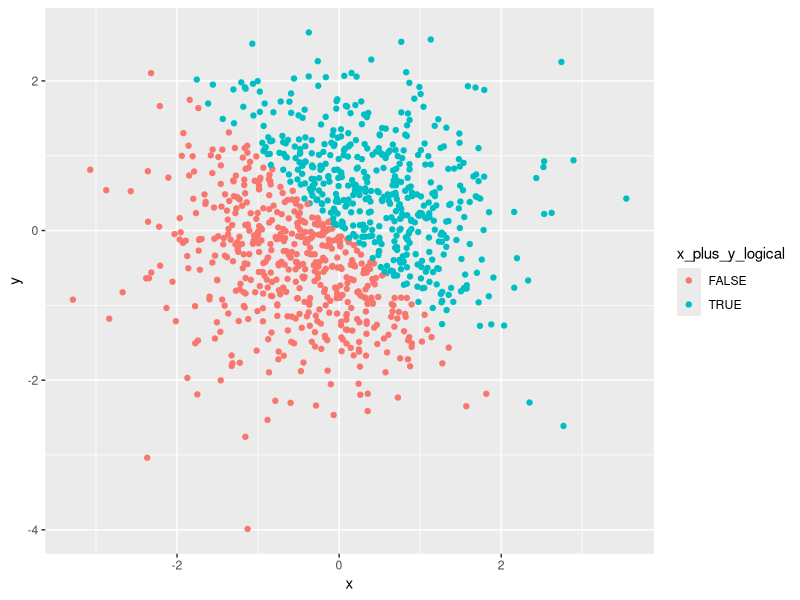
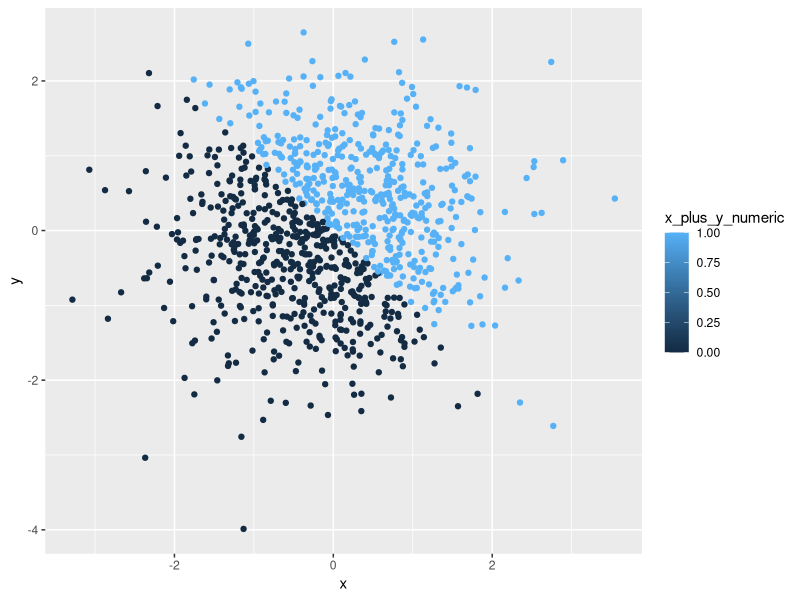
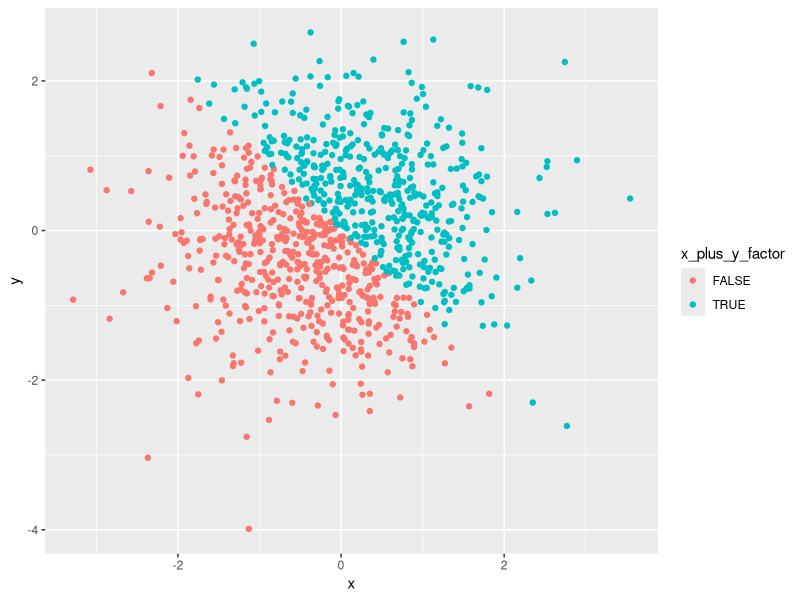
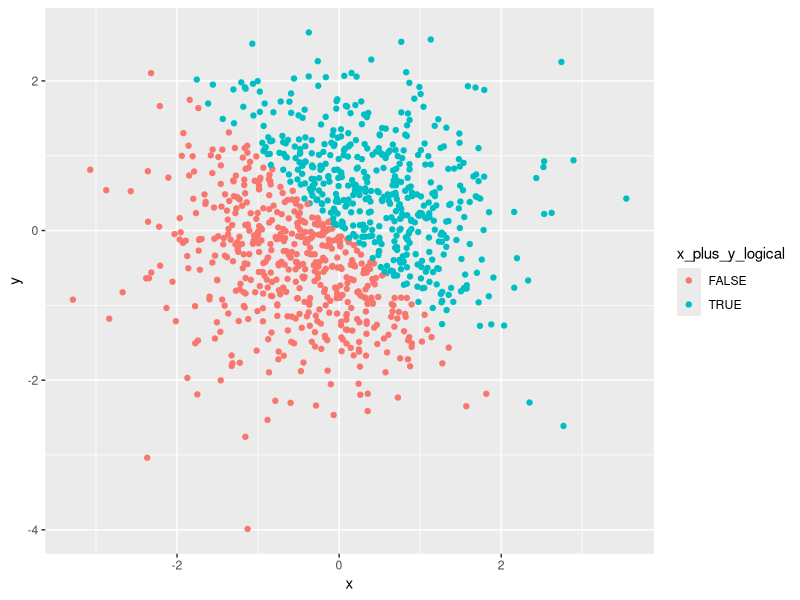

The R source for these figures, in order:
## ---- chunk 1
library(tidyverse)
## ---- chunk 2
q1_df = tibble(
  vec_numeric = runif(10, 0, 5),
  vec_logical = vec_numeric > 2,
  vec_char = c("hello", "i", "do", "not", "know", "what", "to", "write", "here", "soooo"),
  vec_factor = factor(c("level1", "level1", "level1", "level1", "level1", "level2", "level2",
                        "level2", "level2", "level2"))
)
  

## ---- chunk 3

mean(q1_df$vec_numeric)
mean(q1_df$vec_logical)
mean(q1_df$vec_char)
mean(q1_df$vec_factor)

## ---- chunk 4

as.numeric(q1_df$vec_logical)
as.numeric(q1_df$vec_char)
as.numeric(q1_df$vec_factor)

## ---- chunk 5
as.numeric(factor(q1_df$vec_char))
as.numeric(as.character(q1_df$vec_factor))
## ---- chunk 6
q2_df = tibble(
  x = rnorm(1000),
  y = rnorm(1000),
  x_plus_y_logical = (x + y) > 0,
  x_plus_y_numeric = as.numeric(x_plus_y_logical),
  x_plus_y_factor = factor(x_plus_y_logical)
)
## ---- chunk 7
ggplot(q2_df, aes(x = x, y = y, color = x_plus_y_logical)) + geom_point() 
ggsave("scatter_plot_1.pdf")
ggplot(q2_df, aes(x = x, y = y, color = x_plus_y_numeric)) + geom_point()
ggplot(q2_df, aes(x = x, y = y, color = x_plus_y_factor)) + geom_point()
